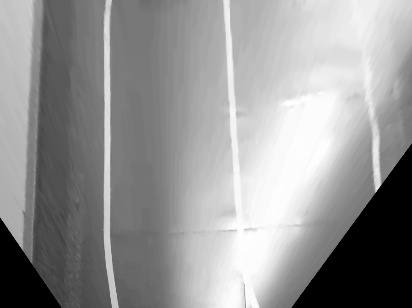
#> input picture linedetect/ss.jpg, 412 x 308 px, given in place of the camera
$ python testCode.py
#> lines starting #> are read from the running program, lines starting #| are printed output that depends on the picture; after the words box and inside, x2 and y2 are one past the last pixel; in counts of white or black regions, pixels touching at a corner belong together
### linedetect/frameFilter.py
import cv2
import numpy as np


# Implementing the frame processing method to obtain the white line on the image. It's based on an adaptive threshold method.
# It applies a histogram equalization method, than transform the image to the bird view to have the line a same thinkness. After
# the transformation it uses a mask to remove the high light reflection on the floor.
class FrameLineSimpleFilter:

    # Contructor
    #   @param: perspectiveTrans            An object, which has a wrapPerspective function to transfrom the initian image to the another view
    #   @param: ClaheClipLimit              It's a clip limit value, used by the CLACHE method
    #   @param: ClahetileGridSize           It's a grid size, used by the CLACHE method
    #   @param: kernelSize                  It's a kernel size for filtering the image.
    def __init__(self, perspectiveTrans, ClaheClipLimit=3.0, ClahetileGridSize=(46, 46), kernelSize=6):
        self.clahe = cv2.createCLAHE(
            clipLimit=ClaheClipLimit, tileGridSize=ClahetileGridSize)
        self.perspectiveTrans = perspectiveTrans
        self.kernelSize = kernelSize

        self.kernel = cv2.getGaussianKernel(kernelSize, 0)

    # Apply function = + conver to Gray + histogramEqualize + perspectiveTransform + filtering +thresholding
    #   @param: frame                       The input frame, which will be processed
    #   @param: useClahe                    It's a flag tobe used the CLACHE or a simple histogram equalisation
    # [34 lines left out: functions apply, filter, not called in this run]

    def grayscale(self, b, g, r):
        print(b, g, r)
        return int(0.299*r+0.587*g+0.114*b)

    def apply2(self, frame):
        gray = cv2.cvtColor(frame, cv2.COLOR_BGR2GRAY)
        birdviewGray = self.perspectiveTrans.wrapPerspective(gray)
        imgMasked = cv2.adaptiveThreshold(
            birdviewGray, 1, cv2.ADAPTIVE_THRESH_MEAN_C, cv2.THRESH_BINARY, 11, -10.5)
        return birdviewGray, imgMasked

    # [7 lines left out: function apply3, not called in this run]


class TriangleMaksDrawer:
    def __init__(self,polygons,persTransformation):
        self.polygons = polygons
        self.persTransformation = persTransformation

    # [17 lines left out: functions draw, cornersMaskPolygons1, cornersMaskPolygons2, not called in this run]

### linedetect/ImageTransformation.py
import cv2
import numpy as np

## Implementing the perspective transformation functionality
class ImagePerspectiveTransformation:
        ## Constructor
        #   @param: M                   The transformation matrix to the new perspective view
        #   @param: M_inv               The matrix of the iverse perspective transformation
        #   @param: size                The size of the new frame after transformation
        def __init__(self,M,M_inv,size):
                self.M = M
                self.M_inv = M_inv
                self.size = size
        def wrapPerspective(self,frame):
                return cv2.warpPerspective(frame,self.M,self.size)


        # Getting the transformation matrix, the invers transformation matrix, the size of the transformated image for the first camera position
        # [30 lines left out: functions getPerspectiveTransformation1, getPerspectiveTransformation2, not called in this run]
        def getPerspectiveTransformation3(rate):
                corners_pics = np.float32([
                        [421,214],[1354,188],
                        [-295,609],[2131,572]])//rate
                # corners_pics /= 2

                pxpcm = 4
                step = 45*pxpcm
                corners_real = np.float32( [
                        [0,0],[2,0],
                        [0,2],[2,2]])*step

                M = cv2.getPerspectiveTransform(corners_pics,corners_real)
                M_inv = cv2.getPerspectiveTransform(corners_real,corners_pics)
                return ImagePerspectiveTransformation(M,M_inv,(int(step*2),int(step*2))),pxpcm
        # [63 lines left out: function getPerspectiveTransformation4, not called in this run]

### linedetect/testCode.py
import frameProcessor, videoProc, drawFunction,postprocess, ImageTransformation, SlicingMethod, WindowSlidingFnc
import cv2


rate=1
persTransformation,pxpcm = ImageTransformation.ImagePerspectiveTransformation.getPerspectiveTransformation3(rate)
pxpcm = pxpcm
persTransformation = persTransformation
birdviewImage_size = persTransformation.size
frameFilter = frameProcessor.frameFilter.FrameLineSimpleFilter(persTransformation)

# img = cv2.imread('/home/nandi/Workspaces/git/RCRob/C++/img.jpg')
cap = cv2.VideoCapture()
cap.open('/home/nandi/Workspaces/git/resource/videos/martie2/test11.h264')


# for i in range(10):
ret,frame = cap.read()
#> frame is the input picture: shape (308, 412, 3); min 0, max 255, mean 148.6


birdview_gray, birdview_mask = frameFilter.apply2(frame)
#> in wrapPerspective, `return cv2.warpPerspective(frame,self.M,self.size)`:
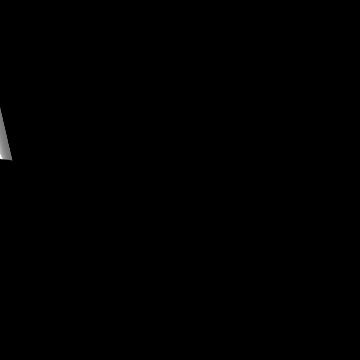
#> returned value: shape (360, 360); min 0, max 251, mean 0.3
#> in apply2, `imgMasked = cv2.adaptiveThreshold( birdviewGray, 1, cv2.ADAPTIVE_THRES..`:
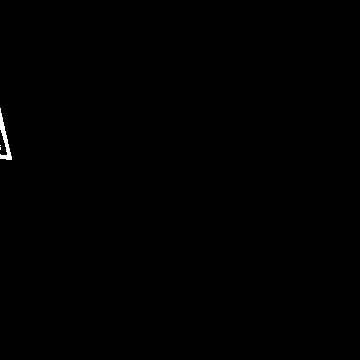
#> imgMasked: shape (360, 360); values 0 (black) and 1 (white), 0.17% white; 3 white regions (2 under 20 px), largest, box (x1, y1, x2, y2) and area: (0, 108, 12, 160) 220

cv2.imwrite("/home/nandi/Workspaces/git/RCRob/C++/img1.jpg",birdview_mask)

cv2.imshow("",birdview_mask*255)
cv2.waitKey()
